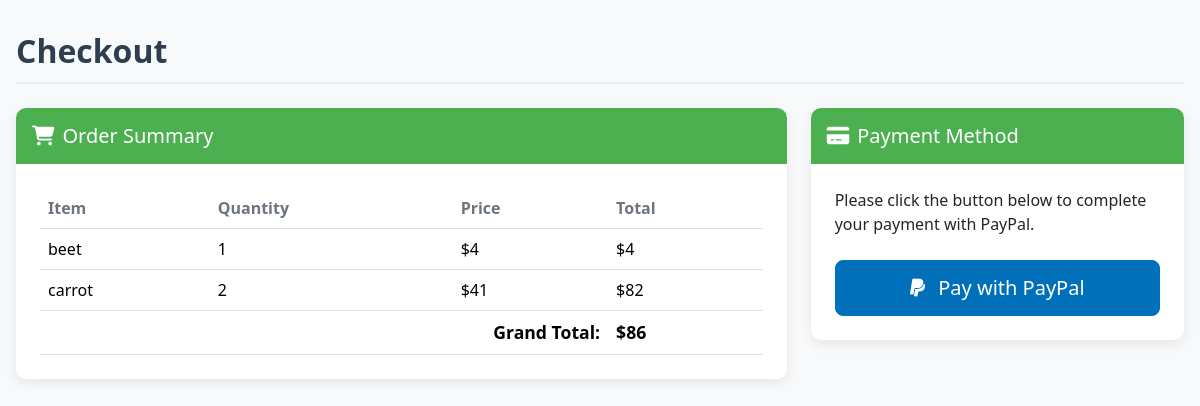
The app's page /checkout, older data.
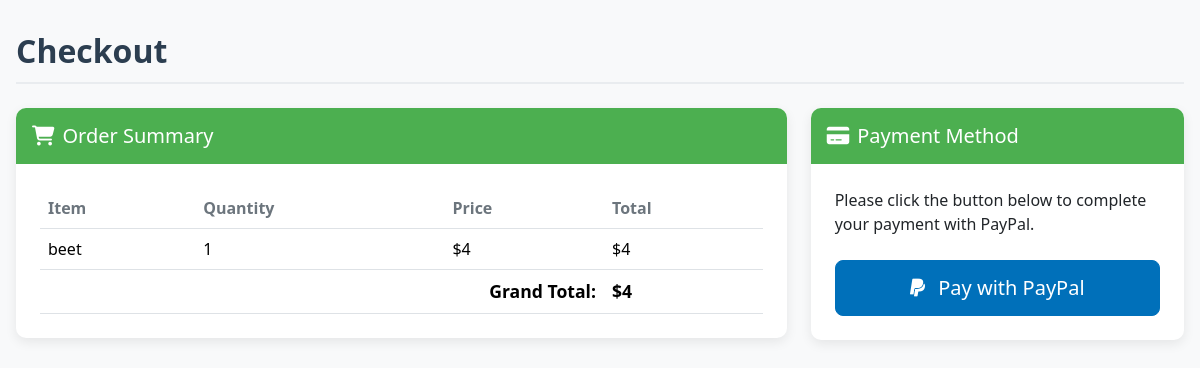
The same page, newer data.
### main.py (models this page shows)
class Cart(db.Model):
    id: Mapped[int] = mapped_column(primary_key=True)
    image: Mapped[str] = mapped_column(String(250), nullable=False)
    vegi: Mapped[str] = mapped_column(String(250), nullable=False)
    stock: Mapped[int] =  mapped_column(Integer, nullable=True)
    price: Mapped[int] = mapped_column(Integer, nullable=False)
    amount: Mapped[int] = mapped_column(Integer, nullable=True)
    total: Mapped[int] = mapped_column(Integer, nullable=True)

### main.py (the view)
@app.route("/checkout")
def checkout():
    cart_items = db.session.execute(db.select(Cart)).scalars().all()
    total = sum(item.total for item in cart_items)
    if total <= 0:
        flash("Your cart is empty")
        return redirect(url_for("cart"))
    return render_template("checkout.html", cart_items=cart_items, total=total)

### templates/checkout.html (shortened to what this page needs)
<!DOCTYPE html>
<html lang="en">
<head>
    <link href="https://cdn.jsdelivr.net/npm/bootstrap@5.3.3/dist/css/bootstrap.min.css" rel="stylesheet">
    <link rel="stylesheet" href="https://cdnjs.cloudflare.com/ajax/libs/font-awesome/6.4.0/css/all.min.css">
</head>
<body>
    <div class="checkout-container">
        <h2 class="page-title">Checkout</h2>
        <div class="row g-4">
            <div class="col-lg-8">
                <div class="card mb-4">
                    <div class="card-header">
                        <h5><i class="fas fa-shopping-cart me-2"></i>Order Summary</h5>
                    </div>
                    <div class="card-body">
                        <div class="table-responsive">
                            <table class="table">
                                <thead>
                                    <tr>
                                        <th>Item</th>
                                        <th>Quantity</th>
                                        <th>Price</th>
                                        <th>Total</th>
                                    </tr>
                                </thead>
                                <tbody>
                                    {% for item in cart_items %}
                                    {% if item.amount > 0 %}
                                    <tr>
                                        <td>{{ item.vegi }}</td>
                                        <td>{{ item.amount }}</td>
                                        <td>${{ item.price }}</td>
                                        <td>${{ item.total }}</td>
                                    </tr>
                                    {% endif %}
                                    {% endfor %}
                                    <tr>
                                        <td colspan="3" class="text-end fw-bold grand-total">Grand Total:</td>
                                        <td class="fw-bold grand-total">${{ total }}</td>
                                    </tr>
                                </tbody>
                            </table>
                        </div>
                    </div>
                </div>
            </div>
            <div class="col-lg-4">
                <div class="card">
                    <div class="card-header">
                        <h5><i class="fas fa-credit-card me-2"></i>Payment Method</h5>
                    </div>
                    <div class="card-body">
                        <p class="mb-4">Please click the button below to complete your payment with PayPal.</p>
                        <form action="{{ url_for('create_payment') }}" method="post">
                            <button type="submit" class="btn btn-primary btn-lg w-100">
                                <i class="fab fa-paypal me-2"></i> Pay with PayPal
                            </button>
                        </form>
                    </div>
                </div>
            </div>
        </div>
    </div>
</body>
</html>

### templates/checkout.html (style rules this page uses)
body { background-color: #f8f9fa; font-family: 'Segoe UI', Tahoma, Geneva, Verdana, sans-serif; }
.checkout-container { max-width: 1200px; margin: 0 auto; padding: 2rem 1rem; }
.page-title { color: #2c3e50; font-weight: 600; margin-bottom: 1.5rem; border-bottom: 2px solid #e9ecef; padding-bottom: 0.75rem; }
.card { border: none; border-radius: 10px; box-shadow: 0 4px 12px rgba(0, 0, 0, 0.08); overflow: hidden; transition: transform 0.3s ease; }
.card-header { background-color: #4CAF50; color: white; font-weight: 500; padding: 1rem; border-bottom: none; }
.card-header h5 { margin-bottom: 0; }
.card-body { padding: 1.5rem; }
.table { margin-bottom: 0; }
.table th { border-top: none; color: #6c757d; font-weight: 600; }
.table td { vertical-align: middle; }
.btn-primary { background-color: #0070ba; border-color: #0070ba; padding: 0.75rem 1.5rem; font-weight: 500; transition: all 0.3s ease; }
.grand-total { font-size: 1.1rem; color: #2c3e50; }

Row changes from the older to the newer data that the page shows:
no longer on this page (row edited): Cart: vegi "carrot", amount "2", price "41", total "82"
Text that changed along with them:
{{ total }}: "86" → "4"
